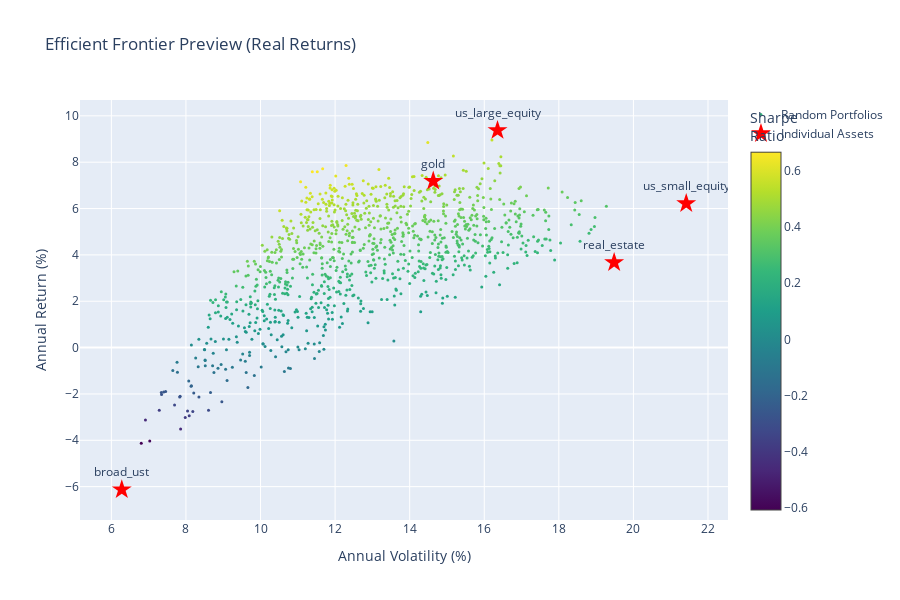

Write notebook code for a chart like this one.
### Markdown cell above
## 13. Efficient Frontier Preview

### Code cell
# Use the return estimation framework to get proper estimates
estimation_framework = ReturnEstimationFramework(total_return_fetcher, fred_fetcher)

# Get real return estimates and covariance matrix
try:
    # Get a subset of exposures for cleaner visualization
    demo_exposures = ['us_large_equity', 'us_small_equity', 'broad_ust', 'real_estate', 'gold']
    demo_universe = ExposureUniverse()
    
    for exp_id in demo_exposures:
        exposure = universe.get_exposure(exp_id)
        if exposure:
            demo_universe.exposures[exp_id] = exposure
    
    # Estimate returns
    returns_est, impl_info = estimation_framework.estimate_real_returns(
        demo_universe, start_date, end_date, method="historical", frequency="monthly"
    )
    
    # Get covariance matrix
    if not real_returns_df[demo_exposures].dropna().empty:
        cov_matrix = estimation_framework.estimate_covariance_matrix(
            real_returns_df[demo_exposures].dropna(), 
            method="sample", 
            frequency="monthly"
        )
        
        # Calculate individual asset risk/return
        individual_returns = returns_est
        individual_vols = np.sqrt(np.diag(cov_matrix))
        
        # Generate efficient frontier points (simplified)
        n_portfolios = 1000
        n_assets = len(demo_exposures)
        
        # Random portfolio weights
        weights = np.random.dirichlet(np.ones(n_assets), n_portfolios)
        
        # Calculate portfolio returns and risks
        portfolio_returns = weights @ individual_returns
        portfolio_risks = np.sqrt(np.diag(weights @ cov_matrix @ weights.T))
        
        # Create the plot
        fig = go.Figure()
        
        # Add random portfolios
        fig.add_trace(go.Scatter(
            x=portfolio_risks * 100,
            y=portfolio_returns * 100,
            mode='markers',
            marker=dict(
                size=3,
                color=portfolio_returns / portfolio_risks,  # Sharpe ratio
                colorscale='Viridis',
                showscale=True,
                colorbar=dict(title="Sharpe<br>Ratio")
            ),
            name='Random Portfolios',
            text=[f'Sharpe: {(r/v):.2f}' for r, v in zip(portfolio_returns, portfolio_risks)],
            hovertemplate='Risk: %{x:.1f}%<br>Return: %{y:.1f}%<br>%{text}'
        ))
        
        # Add individual assets
        fig.add_trace(go.Scatter(
            x=individual_vols * 100,
            y=individual_returns * 100,
            mode='markers+text',
            marker=dict(size=15, color='red', symbol='star'),
            text=demo_exposures,
            textposition='top center',
            name='Individual Assets'
        ))
        
        fig.update_layout(
            title="Efficient Frontier Preview (Real Returns)",
            xaxis_title="Annual Volatility (%)",
            yaxis_title="Annual Return (%)",
            height=600,
            hovermode='closest'
        )
        
        fig.show()
        
        print("\n📊 Individual Asset Statistics (Real Returns):")
        asset_stats = pd.DataFrame({
            'Annual Return': individual_returns * 100,
            'Annual Volatility': individual_vols * 100,
            'Sharpe Ratio': individual_returns / individual_vols
        })
        print(asset_stats.round(2))
        
except Exception as e:
    print(f"Error creating efficient frontier: {e}")
    import traceback
    traceback.print_exc()

### Figure 1 — Plotly figure (JSON) as saved in the notebook; plotly's stock layout.template omitted (floating-point values rounded to 4 significant figures; data arrays with more than 128 entries replaced by an {"elided": "..."} marker saying what was removed)
{"data": [{"hovertemplate": "Risk: %{x:.1f}%<br>Return: %{y:.1f}%<br>%{text}", "marker": {"color": {"elided": "1000 float values"}, "colorbar": {"title": {"text": "Sharpe<br>Ratio"}}, "colorscale": [[0, "#440154"], [0.1111, "#482878"], [0.2222, "#3e4989"], [0.3333, "#31688e"], [0.4444, "#26828e"], [0.5556, "#1f9e89"], [0.6667, "#35b779"], [0.7778, "#6ece58"], [0.8889, "#b5de2b"], [1, "#fde725"]], "showscale": true, "size": 3}, "mode": "markers", "name": "Random Portfolios", "text": {"elided": "1000 str values"}, "type": "scatter", "x": {"elided": "1000 float values"}, "y": {"elided": "1000 float values"}}, {"marker": {"color": "red", "size": 15, "symbol": "star"}, "mode": "markers+text", "name": "Individual Assets", "text": ["us_large_equity", "us_small_equity", "broad_ust", "real_estate", "gold"], "textposition": "top center", "type": "scatter", "x": [16.36, 21.42, 6.279, 19.48, 14.63], "y": [9.373, 6.214, -6.129, 3.667, 7.183]}], "layout": {"height": 600, "hovermode": "closest", "title": {"text": "Efficient Frontier Preview (Real Returns)"}, "xaxis": {"title": {"text": "Annual Volatility (%)"}}, "yaxis": {"title": {"text": "Annual Return (%)"}}}}
